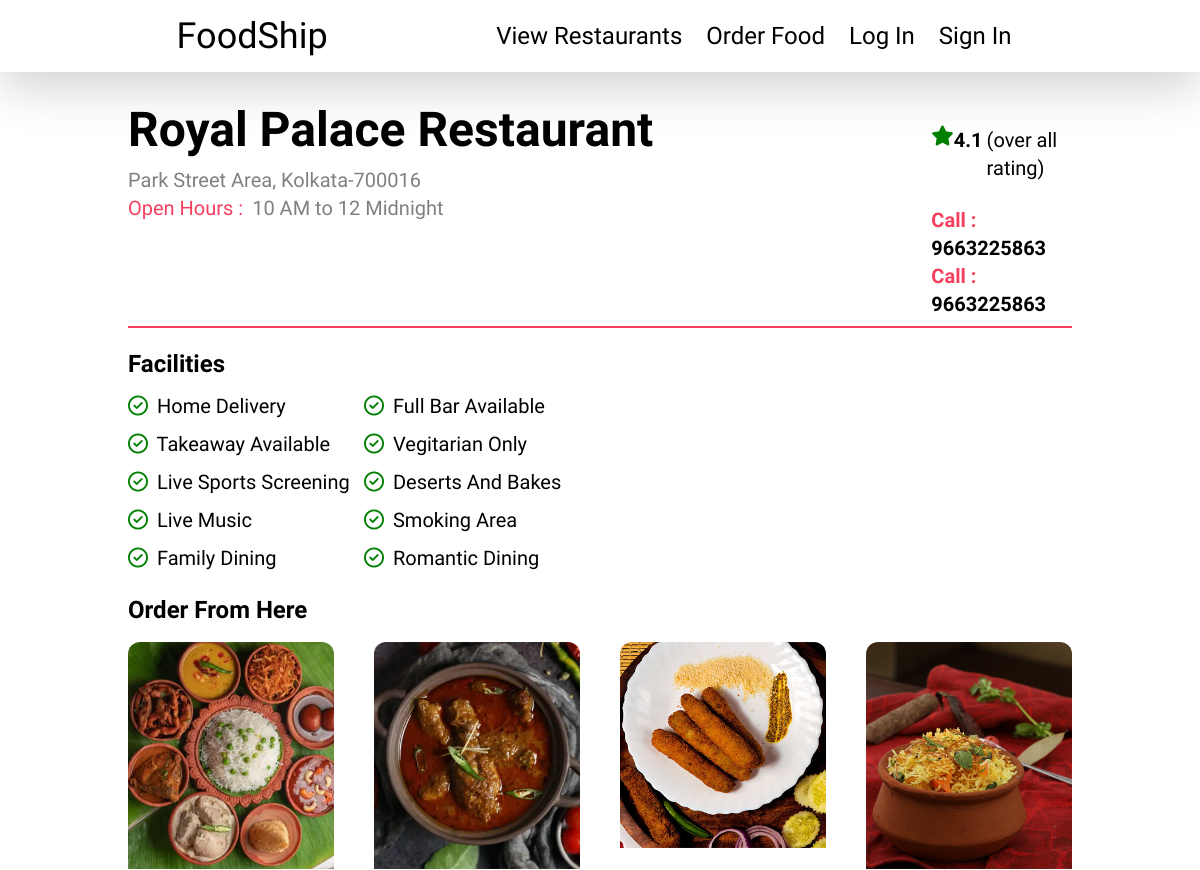
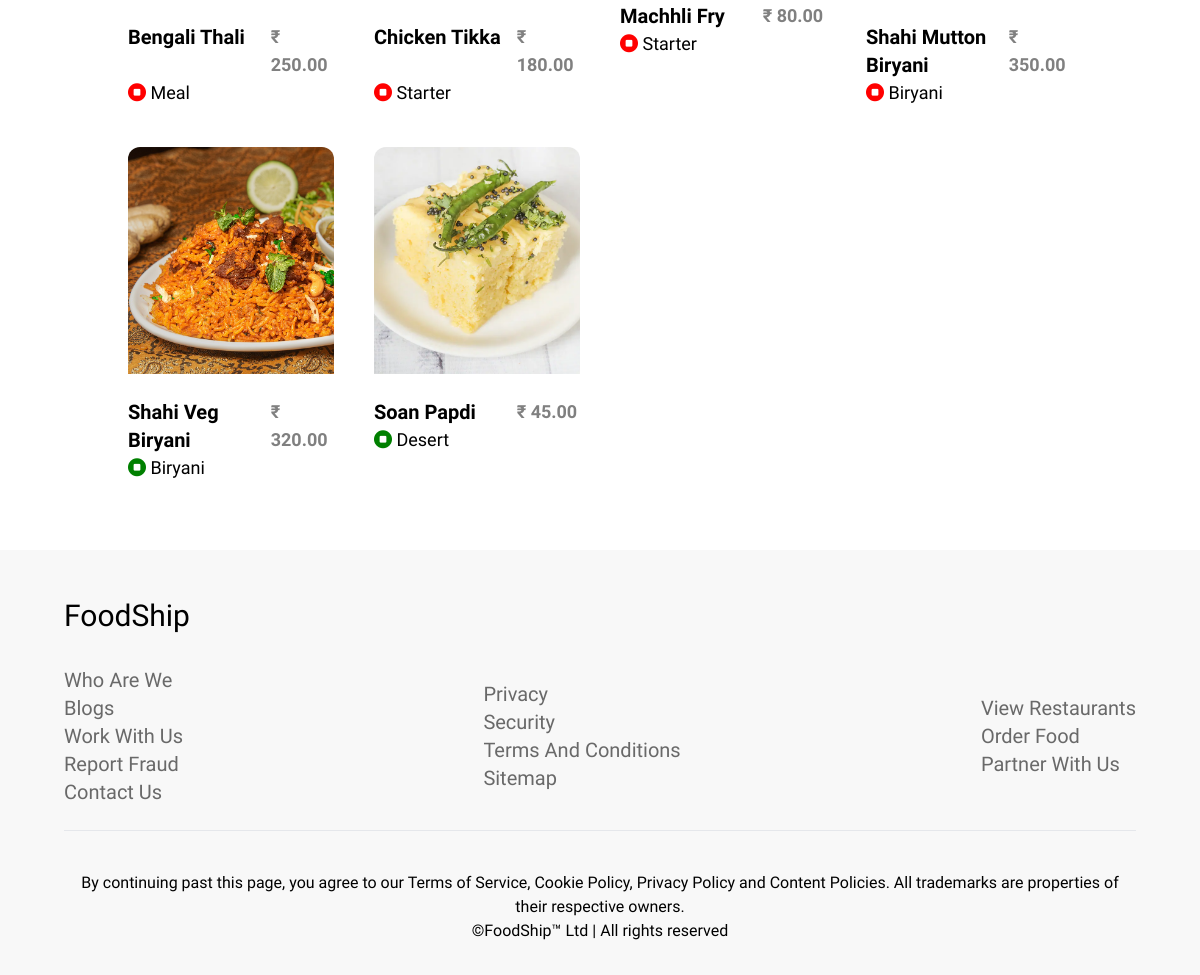
The app's page /restaurants/view/4a58c19c63884545a27b45bee74ee85a with its own data (2 pictures, top to bottom).
### restaurant/models.py (models this page shows, shortened)
class Restaurant(models.Model):
    restaurant_id = models.UUIDField(primary_key=True, default=uuid.uuid4, unique=True, editable=False)
    restaurant_name = models.CharField(max_length = 255)
    restaurant_image = models.FileField(upload_to= 'restaurant/', max_length=555, default=None)
    restaurant_type = models.CharField(max_length=255, choices = restaurant_type_choices, default='family')
    available_foodTypes = models.CharField(max_length = 255, blank = True)
    country = models.CharField(max_length = 255, blank = True)
    state = models.CharField(max_length = 255, blank = True)
    city = models.CharField(max_length = 255)
    street = models.CharField(max_length = 255)
    pin = models.IntegerField()
    phone = models.IntegerField()
    timing = models.CharField(max_length = 255, default = "10 AM to 12 Midnight")
    rating = models.DecimalField(max_digits = 2, decimal_places=1)
    home_delivery = models.BooleanField(default = False)
    full_bar_available = models.BooleanField(default = False)
    takeaway_available = models.BooleanField(default = False)
    vegitarian_only = models.BooleanField(default = False)
    live_sports_screening = models.BooleanField(default = False)
    deserts_and_bakes = models.BooleanField(default = False)
    live_music = models.BooleanField(default = False)
    smoking_area = models.BooleanField(default = False)
    family_dining = models.BooleanField(default = False)
    romantic_dining = models.BooleanField(default = False)
    indoor_seating = models.BooleanField(default = False)
    outdoor_seating = models.BooleanField(default = False)
    nightlife = models.BooleanField(default = False)
    free_wifi = models.BooleanField(default = False)
    pool = models.BooleanField(default = False)

### product/models.py (models this page shows, shortened)
class Product(models.Model):
    product_id = models.UUIDField(primary_key=True, unique=True, default = uuid.uuid4, editable=False)
    product_name = models.CharField(max_length = 255)
    restaurant = models.ForeignKey(Restaurant, on_delete=models.CASCADE)
    price = models.DecimalField(max_digits=8, decimal_places=2)
    product_image = models.FileField(upload_to = 'product/', max_length=555)
    food_type = models.CharField(max_length=255, choices = food_type_choices, default='veg')
    meal_type = models.CharField(max_length=255, choices = meal_type_choices, default='starter')
    added_on = models.DateTimeField(default=timezone.now)

### restaurant/views.py (the view)
# urls.py: path('view/<restaurantID>', restaurantView),
def restaurantView(request, restaurantID):
    restaurant = Restaurant.objects.get(restaurant_id = restaurantID)
    products = Product.objects.filter(restaurant = restaurant)
    context = {
        'restaurant': restaurant,
        'products' : products,
    }
    return render(request, './restaurant/viewRestaurant.html', context)

### templates/restaurant/viewRestaurant.html (shortened to what this page needs)
{% extends '../blocks/base.html' %}
{% block css %}
<link rel="stylesheet" href="/static/css/restaurantView.css">
{% endblock css %}
{% block body %}
<section class="section px-32 pb-12">
    <div>
        <div class="my-4" id="header-box">
            <div class="grid grid-cols-6 gap-5 my-2">
                <div class="col-span-5">
                    <h1 class="f-bold text-5xl mb-3 capitalize">{{restaurant.restaurant_name}}</h1>
                    <p class="f-light text-xl capitalize" style="color: gray;">{{restaurant.street}},
                        {{restaurant.city}}-{{restaurant.pin}}</p>
                    <p class="f-light text-xl" style="color: gray;"><span style="color: #f43f5e;" class="mr-1">Open Hours : </span> {{restaurant.timing}}</p>
                </div>
                <div class="col-span-1 pt-5 ">
                    <div class="flex f-bold text-xl">
                        <i class="fa fa-star" style="color: green;"></i> {{restaurant.rating}} <span
                            class="f-light ml-1">(over all rating)</span>
                    </div>
                    <div class="flex-col f-bold text-xl mt-6">
                        <div>
                            <span style="color: #f43f5e;" class="mr-1">Call : </span>{{restaurant.phone}}
                        </div>
                        <div>
                            <span style="color: #f43f5e;" class="mr-1">Call : </span>{{restaurant.phone}}
                        </div>
                    </div>
                </div>
            </div>
            <div class="w-full" style="background-color: #f43f5e; height: 2px"></div>
        </div>
        <div class="my-5" id="body-box">
            <div id="facilities">
                <h3 class="f-bold text-2xl capitalize">facilities</h3>
                <div class="flex flex-wrap w-1/2 my-3">
                    {% if restaurant.home_delivery == True %}
                <div class="f-light text-xl capitalize facility-box">
                    <span style="color: green;"><i class="fa fa-check-circle-o mr-1"></i></span> home delivery
                </div>
                {% endif %}
                    {% if restaurant.full_bar_available == True %}
                <div class="f-light text-xl capitalize facility-box">
                    <span style="color: green;"><i class="fa fa-check-circle-o mr-1"></i></span> full bar available
                </div>
                {% endif %}
                    {% if restaurant.takeaway_available == True %}
                <div class="f-light text-xl capitalize facility-box">
                    <span style="color: green;"><i class="fa fa-check-circle-o mr-1"></i></span> takeaway available
                </div>
                {% endif %}
                    {% if restaurant.vegitarian_only == True %}
                <div class="f-light text-xl capitalize facility-box">
                    <span style="color: green;"><i class="fa fa-check-circle-o mr-1"></i></span> vegitarian only
                </div>
                {% endif %}
                    {% if restaurant.live_sports_screening == True %}
                <div class="f-light text-xl capitalize facility-box">
                    <span style="color: green;"><i class="fa fa-check-circle-o mr-1"></i></span> live sports screening
                </div>
                {% endif %}
                    {% if restaurant.deserts_and_bakes == True %}
                <div class="f-light text-xl capitalize facility-box">
                    <span style="color: green;"><i class="fa fa-check-circle-o mr-1"></i></span> deserts and bakes
                </div>
                {% endif %}
                    {% if restaurant.live_music == True %}
                <div class="f-light text-xl capitalize facility-box">
                    <span style="color: green;"><i class="fa fa-check-circle-o mr-1"></i></span> live music
                </div>
                {% endif %}
                    {% if restaurant.smoking_area == True %}
                <div class="f-light text-xl capitalize facility-box">
                    <span style="color: green;"><i class="fa fa-check-circle-o mr-1"></i></span> smoking area
                </div>
                {% endif %}
                    {% if restaurant.family_dining == True %}
                <div class="f-light text-xl capitalize facility-box">
                    <span style="color: green;"><i class="fa fa-check-circle-o mr-1"></i></span> family dining
                </div>
                {% endif %}
                    {% if restaurant.romantic_dining == True %}
                <div class="f-light text-xl capitalize facility-box">
                    <span style="color: green;"><i class="fa fa-check-circle-o mr-1"></i></span> romantic dining
                </div>
                {% endif %}
                </div>
            </div>
            <div id="product-box">
                <h3 class="f-bold text-2xl capitalize">order from here</h3>
                <div class="grid grid-cols-4 gap-10 my-4 w-full">
                    {% for p in products%}
                    <a href="/products/view/{{p.product_id}}" class="food-box">
                        <div class="image-box pb-3">
                            <img src="/media/{{p.product_image}}"
                                alt="">
                        </div>
                        <div class="text-box grid grid-cols-3 gap-2 mt-3">
                            <div class="col-span-2">
                                <h3 class="f-bold text-xl capitalize">{{p.product_name}}</h3>
                            </div>
                            <div>
                                <p class="text-lg f-bold" style="color: gray;">&#x20B9; {{p.price}}</p>
                            </div>
                        </div>
                        <p class="text-lg f-light text-gray capitalize"><i class="fa fa-stop-circle" {% if p.food_type == 'non-veg' %}style="color:red;"{%else%}style="color:green;"{%endif%}></i> {{p.meal_type}}</p>
                    </a>
                    {% endfor %}
                </div>
            </div>
        </div>
    </div>
</section>
{% endblock body %}

### static/css/base.css (style rules this page uses)
.f-bold, .my-btn1 { font-family: 'Baloo 2', cursive; font-weight: 600; }
.f-light { font-family: 'Baloo 2', cursive; font-weight: 400; }
section { width: 100%; }
.section { padding-top: 90px; }
.food-box { border-radius: 12px; overflow: hidden; -webkit-transition: all 0.35s ease-in-out; transition: all 0.35s ease-in-out; max-width: 235px; }

### static/css/restaurantView.css (style rules this page uses)
.f-bold, .my-btn1 { font-family: 'Baloo 2', cursive; font-weight: 600; }
.f-light { font-family: 'Baloo 2', cursive; font-weight: 400; }
section { width: 100%; }
.section { padding-top: 90px; }
.facility-box { width: 100%; -webkit-box-flex: 0; -ms-flex-positive: 0; flex-grow: 0; -ms-flex-negative: 0; flex-shrink: 0; max-width: 50%; padding: 0px 5px 10px 0px; }

### records on screen
Restaurant: restaurant_name "Royal Palace Restaurant", street "Park Street Area", city "Kolkata", pin "700016", timing "10 AM to 12 Midnight", rating "4.1", phone "9663225863"
Product: product_image (picture), product_name "Bengali Thali", price "250.00", meal_type "Meal"
Product: product_image (picture), product_name "Chicken Tikka", price "180.00", meal_type "Starter"
Product: product_image (picture), product_name "Machhli Fry", price "80.00", meal_type "Starter"
Product: product_image (picture), product_name "Shahi Mutton Biryani", price "350.00", meal_type "Biryani"
Product: product_image (picture), product_name "Shahi Veg Biryani", price "320.00", meal_type "Biryani"
Product: product_image (picture), product_name "Soan Papdi", price "45.00", meal_type "Desert"
